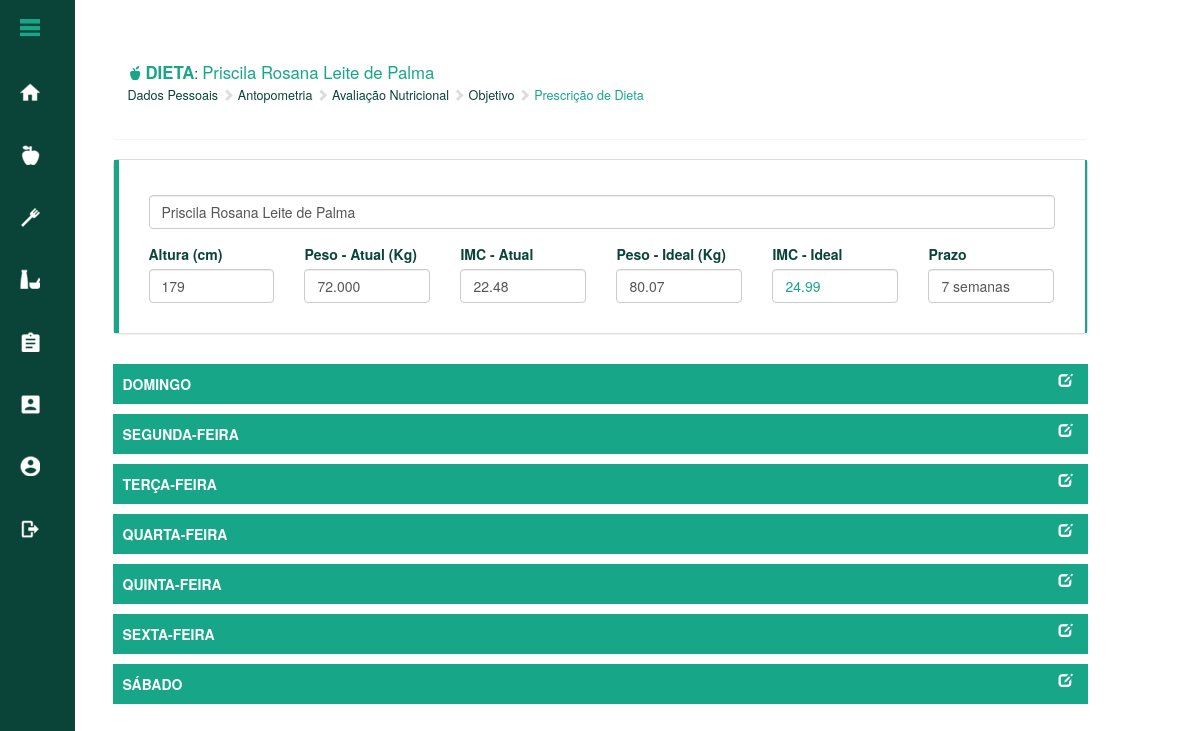
The page /01_3_cadastro_dieta.php (signed in) on the database its author committed.
### tables this page shows
CREATE TABLE IF NOT EXISTS `tb_paciente` (
  `cod_paciente` int(3) NOT NULL,
  `nome_paciente` varchar(100) NOT NULL,
  `profissao` varchar(40) NOT NULL,
  `endereco` varchar(60) NOT NULL,
  `numero` varchar(5) NOT NULL,
  `complemento` varchar(25) DEFAULT NULL,
  `bairro` varchar(30) NOT NULL,
  `cep` int(8) DEFAULT NULL,
  `cidade` varchar(40) NOT NULL,
  `telefone_residencial` int(10) DEFAULT NULL,
  `telefone_comercial` int(10) DEFAULT NULL,
  `celular` int(11) DEFAULT NULL,
  `email` varchar(100) DEFAULT NULL,
  `data_nascimento` date NOT NULL,
  `sexo` varchar(15) NOT NULL,
  `altura` decimal(5,3) NOT NULL,
  `peso` decimal(5,3) NOT NULL,
  `outros` text,
  `cod_status` int(3) NOT NULL DEFAULT '1'
);

CREATE TABLE IF NOT EXISTS `tb_objetivo_paciente` (
  `cod_objetivo_paciente` int(3) NOT NULL,
  `cod_objetivo_programa` int(3) DEFAULT NULL,
  `cod_tempo_programa` int(3) DEFAULT NULL,
  `peso` decimal(6,3) DEFAULT NULL,
  `altura` int(3) DEFAULT NULL,
  `abdome` decimal(6,3) DEFAULT NULL,
  `quadril` decimal(6,3) DEFAULT NULL,
  `foto_01` varchar(100) DEFAULT 'avatar.png',
  `foto_02` varchar(100) DEFAULT 'avatar.png',
  `foto_03` varchar(100) DEFAULT 'avatar.png',
  `foto_04` varchar(100) DEFAULT 'avatar.png',
  `cod_paciente` int(3) NOT NULL
);

CREATE TABLE IF NOT EXISTS `tb_tempo` (
  `cod_tempo` int(3) NOT NULL,
  `tempo` varchar(100) NOT NULL,
  `cod_status` int(3) NOT NULL DEFAULT '1'
);

CREATE TABLE IF NOT EXISTS `tb_dia_semana` (
  `cod_dia_semana` int(3) NOT NULL,
  `dia_semana` varchar(15) NOT NULL
);

### conexao/connect_db.php (called while the page is built, shortened)
<?php
class BancoDeDados
{
    private static $instance = null;
    private function __construct()
    {
		$host = "localhost";
    	$user = "root";
    	$senha = "fatecsr";
    	$banco = "db_nutris";
        try {
            $this->conexao = mysql_connect($host, $user, $senha);
        } catch (Exception $e) {
            die("Erro na conexão com MySQL! " . $e->getMessage());
        }
    }
    static function getInstance()
    {
        if (self::$instance == NULL)
            self::$instance = new BancoDeDados();
        return self::$instance;
    }
	function sql_query($query){
         $this->query = $query;
         if($this->dados = mysql_query($this->query)){
             return $this->dados;
         }else{
			 die('Query Inválida: ' . mysql_error());
         }
     }
}
?>

### 01_3_cadastro_dieta.php (the view, shortened to what this page needs)
<!DOCTYPE html>
<?php
include_once('conexao/connect_db.php');
$db = BancoDeDados::getInstance();
$sqlstring_paciente  = "select tb_paciente.nome_paciente, tb_objetivo_paciente.peso, tb_objetivo_paciente.altura, tb_tempo.tempo from tb_paciente ";
$sqlstring_paciente .= "inner join tb_objetivo_paciente on tb_paciente.cod_paciente = tb_objetivo_paciente.cod_paciente ";
$sqlstring_paciente .= "inner join tb_tempo on tb_objetivo_paciente.cod_tempo_programa = tb_tempo.cod_tempo ";
$sqlstring_paciente .= "where tb_paciente.cod_paciente = " . $_SESSION['cod_paciente_selecionado'];
$info_paciente = $db->sql_query($sqlstring_paciente);
$dados_paciente = mysql_fetch_array($info_paciente);
?>
<html>
<head>
    <link href="css/bootstrap.min.css" rel="stylesheet">
    <link rel="stylesheet" href="https://maxcdn.bootstrapcdn.com/bootstrap/3.3.7/css/bootstrap.min.css">
    <link href="css/estilos.css" rel="stylesheet">
  </head>
<body class="margin_00">
<?php include "includes/menu_nutricionista.php" ?>
<div class="container-fluid">
   <div class="col-md-offset-1 col-md-10">
    <div class="row">
          <div class="panel panel-default margin_top_20 sem_borda padding_top_25" style="border:0px solid #fff;" >
            <div class="panel-body borda_verde_escuro" style="border:0px solid #fff; ">
                    <span class="glyphicon glyphicon-apple fonte_verde_claro"></span>
                    <span class=" fonte_verde_claro fonte_muito_grande negrito">DIETA</span>:
                    <span class=" fonte_verde_claro fonte_muito_grande"><?php print $dados_paciente['nome_paciente'] ?></span>
                    <br/>
                    <span class="fonte_pequena">
                        <a href="01_1_alteracao_paciente_dados_pessoais.php">Dados Pessoais</a>
                        <span class="glyphicon glyphicon-chevron-right fonte_cinza"></span>
                        <a href="01_1_cadastro_paciente_antopometria.php">Antopometria</a>
                        <span class="glyphicon glyphicon-chevron-right fonte_cinza"></span>
                        <a href="01_1_cadastro_paciente_avaliacao.php">Avaliação Nutricional</a>
                        <span class="glyphicon glyphicon-chevron-right fonte_cinza"></span>
                        <a href="01_1_cadastro_paciente_objetivo.php">Objetivo</a>
                        <span class="glyphicon glyphicon-chevron-right fonte_cinza"></span>
                        <span class="fonte_verde_claro">Prescrição de Dieta</span>
                    </span>
                <br/><br/>
            </div>
          </div>
    </div>
    <form method="post" action="">
    <div class="row">
          <div class="panel panel-default">
            <div class="panel-body" style="border:0px solid #eee; border-left:5px solid #18A689; border-right:2px solid #18A689;">
              <div class="form-group col-md-12">
                <input type="text" class="form-control" name="nome_paciente" id="nome_paciente" placeholder="Maria da Silva" maxlength="100" value="<?php print $dados_paciente['nome_paciente'] ?>" readonly  style="background-color:#fff; border:1px solid #ccc">
              </div>
              <div class="form-group col-md-2">
                <label for="altura">Altura (cm) </label>
                <input type="text" class="form-control" name="altura" id="altura" maxlength="3" value="<?php print $dados_paciente['altura'] ?>" readonly  style="background-color:#fff; border:1px solid #ccc">
              </div>
              <div class="form-group col-md-2">
                <label for="peso">Peso - Atual (Kg) </label>
                <input type="text" class="form-control" name="peso" id="peso" maxlength="7" value="<?php print $dados_paciente['peso'] ?>" readonly  style="background-color:#fff; border:1px solid #ccc">
              </div>
              <div class="form-group col-md-2">
                <label for="imc_atual">IMC - Atual </label>
                <input type="text" class="form-control" name="imc_atual" id="imc_atual"  maxlength="5"  readonly  style="background-color:#fff; border:1px solid #ccc">
              </div>
              <div class="form-group col-md-2">
                <label for="peso_ideal">Peso - Ideal (Kg) </label>
                <input type="text" class="form-control" name="peso_ideal" id="peso_ideal" maxlength="7" readonly  style="background-color:#fff; border:1px solid #ccc">
              </div>
              <div class="form-group col-md-2">
                <label for="imc_ideal">IMC - Ideal </label>
                <input type="text" class="form-control fonte_verde_claro" name="imc_ideal" id="imc_ideal" maxlength="5" value="24.99" style="background-color:#fff; border:1px solid #ccc" onblur="calculo_peso_ideal()">
              </div>
              <div class="form-group col-md-2">
                <label for="prazo">Prazo </label>
                <input type="text" class="form-control" name="prazo" id="prazo" placeholder="18 semanas" maxlength="15" value="<?php print $dados_paciente['tempo'] ?>" readonly style="background-color:#fff; border:1px solid #ccc">
              </div>
        </div>
    </div>
    </div>
    <?php
    $sqlstring_dia_semana  = "Select * from tb_dia_semana ";
    $info_dia_semana = $db->sql_query($sqlstring_dia_semana);
    while($dados_dia_semana=mysql_fetch_array($info_dia_semana))
    {
        ?>
        <div class="row  margin_top_10 margin_bottom_10">
            <div class="col-sm-12 col-md-12 padding_00">
                <div class="col-xs-6 col-md-6 fundo_verde_claro padding_10 fonte_branca text-uppercase negrito">
                    <a class="link_branco" data-toggle="collapse" href="#<?php print $dados_dia_semana['cod_dia_semana'] ?>" aria-expanded="true" aria-controls="<?php print $dados_dia_semana['dia_semana'] ?>">
                    <?php print $dados_dia_semana['dia_semana'] ?>
                    </a>
                </div>
                <div class="col-xs-6 col-md-6 direito fonte_branca fundo_verde_claro padding_top_06 padding_bottom_14">
                    <a href="01_3_cadastro_dieta.php?dia=<?php print $dados_dia_semana['cod_dia_semana'] ?>" class="link_branco" title="Prescrever" alt="Prescrever">
                    <span class="glyphicon glyphicon-edit"></span>
                    </a>
                </div>
            </div>
        </div>
        <?php
    }
    ?>
        <br/><br/>
   </form>
</div>
</div>
    </body>
</html>

### css/estilos.css (style rules this page uses)
a:link { text-decoration:none; color:#0A4438 }
a.link_branco:link { text-decoration:none; color:#fff }
.direito { text-align: right }
.negrito { font-weight: bold }
.fonte_branca { color:#fff }
.fonte_verde_claro { color:#18A689 }
.fonte_cinza { color:#ddd }
.fundo_verde_claro { background-color:#18A689 }
.fonte_pequena { font-size: 0.9em }
.fonte_muito_grande { font-size: 1.2em }
.margin_00 { margin: 0px }
.margin_top_10 { margin-top: 10px }
.margin_top_20 { margin-top: 20px }
.margin_bottom_10 { margin-bottom: 10px }
.padding_00 { padding: 0px }
.padding_10 { padding: 10px }
.padding_top_06 { padding-top: 6px }
.padding_top_25 { padding-top: 25px }
.padding_bottom_14 { padding-bottom: 14px }
.sem_borda { border:0px solid #fff }
.borda_verde_escuro { border:1px solid #0A4438 }
.panel-body { border:1px solid rgba(10,68,56,.2) }
.form-control { border:1px solid rgba(10,68,56,.2) }
label { color:#0A4438 }

### includes/menu_nutricionista.php (style rules this page uses)
* { margin:0; padding:0; }

### rows shown on the page
tb_paciente: nome_paciente "Priscila Rosana Leite de Palma", altura "179", peso "72.000", prazo "7 semanas"
tb_dia_semana: dia_semana "DOMINGO"
tb_dia_semana: dia_semana "SEGUNDA-FEIRA"
tb_dia_semana: dia_semana "TERÇA-FEIRA"
tb_dia_semana: dia_semana "QUARTA-FEIRA"
tb_dia_semana: dia_semana "QUINTA-FEIRA"
tb_dia_semana: dia_semana "SEXTA-FEIRA"
tb_dia_semana: dia_semana "SÁBADO"
